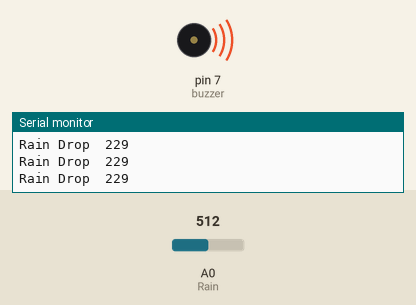
Recording of a sketch running on a simulated Arduino Uno, built with avr-gcc and run on an emulated ATmega328P. Shown: buzzer (waves = sounding), the last lines printed to the serial monitor. The test bench sets the inputs (shaded band); at power-on: A0 (Rain) = 512.

Above: at 1.2 s.
1.3 s: A0 (Rain) set to 901
3.0 s: A0 (Rain) set to 928
At 4.3 s:
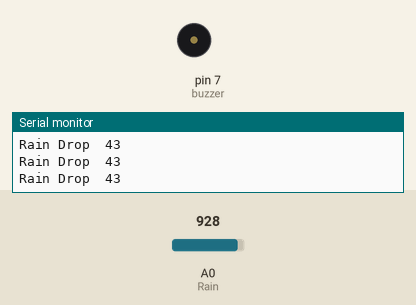
4.8 s: A0 (Rain) set to 900
At 5.7 s:
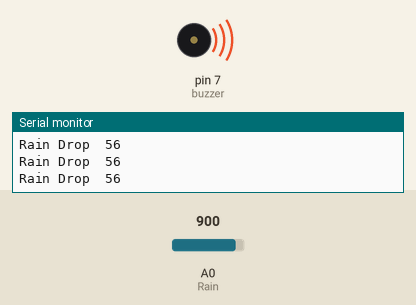
6.6 s: A0 (Rain) set to 1023
At 7.2 s:
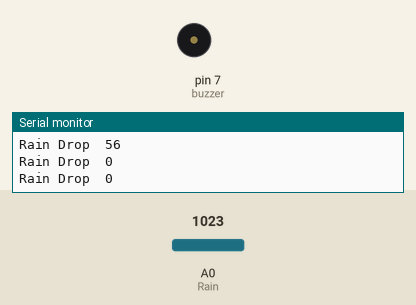
Timing chart, 0 to 9.4 s (numbered marks = the images above; inputs shaded):
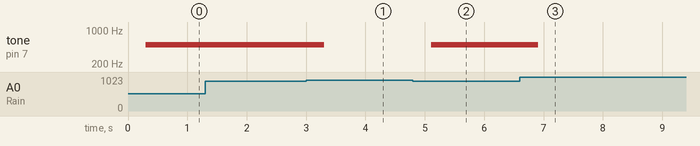

The sketch:

Rain_Sensor_Module_with_Buzzer.ino
```cpp
/*
Aralinks Coding Education
modified 27 April 2019
by Dhenmar Labog
*/

int buzzer =7;

void setup() {
  Serial.begin(9600);
  pinMode(A0, INPUT);       //Rain
  pinMode(buzzer, OUTPUT);
}
void loop() {
  Serial.print("Rain Drop\t");
  int A_Rain = analogRead(A0);
  A_Rain = map(A_Rain, 800, 1023, 100, 0);
  Serial.println(A_Rain);//RAIN
  delay(300);

  if (A_Rain > 50) {
    tone(buzzer, 500);
  }
  else {
    noTone(buzzer);
    }
}
```

Measured:
- the behaviour switches between 911 and 912 on A0 (Rain) (found by bisection; images 0 and 1)
- after the input at 3.0 s, tone on pin 7 (buzzer): 500 Hz → silent after 0.30 s
- after the input at 4.8 s, tone on pin 7 (buzzer): silent → 500 Hz after 0.31 s
- after the input at 6.6 s, tone on pin 7 (buzzer): 500 Hz → silent after 0.31 s
